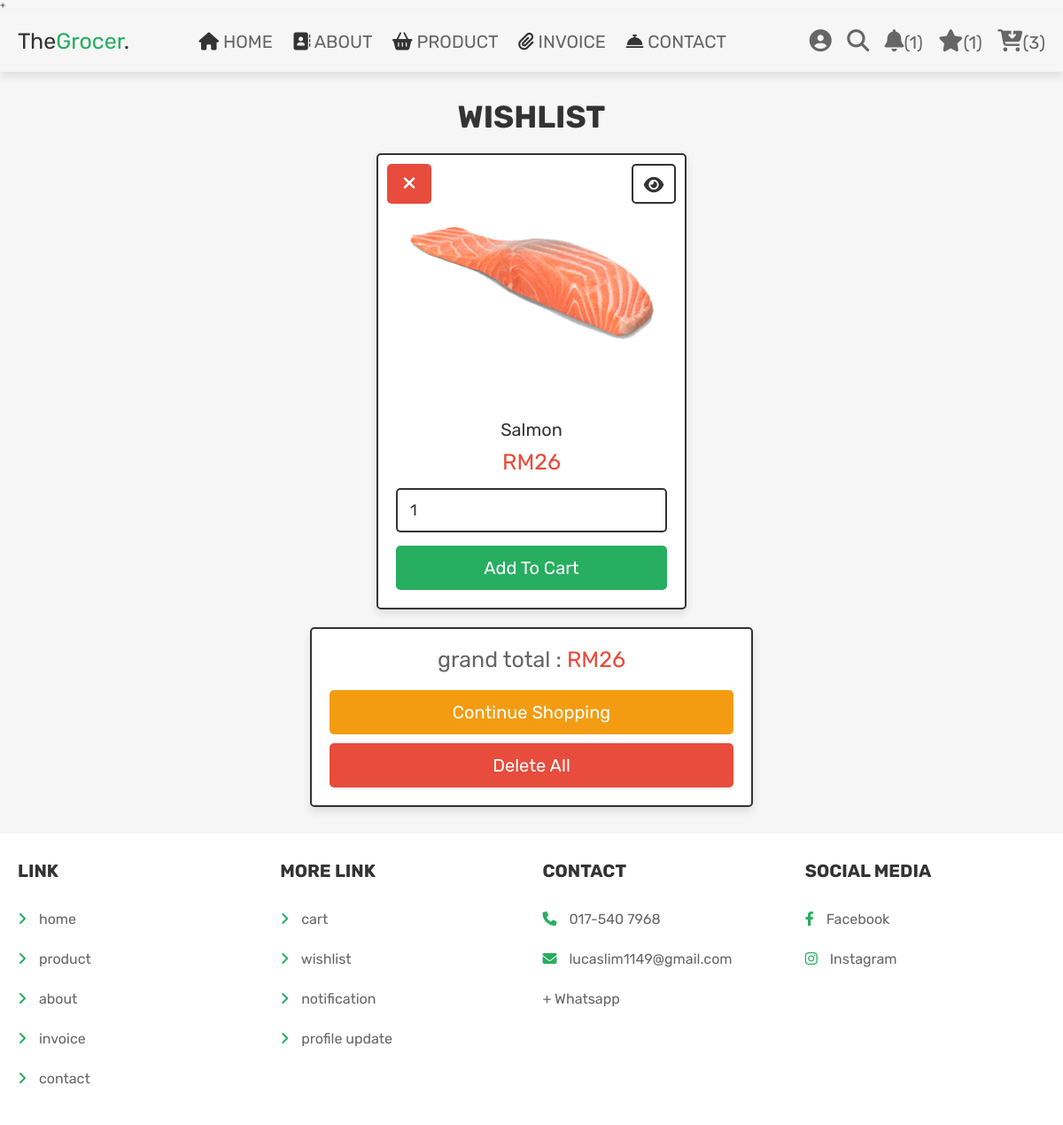
/wishlist.php (signed in), run on the app's committed database.
### tables this page shows
CREATE TABLE `wishlist` (
  `id` int(100) NOT NULL,
  `user_id` int(100) NOT NULL,
  `pid` int(100) NOT NULL,
  `name` varchar(100) NOT NULL,
  `price` int(100) NOT NULL,
  `image` varchar(100) NOT NULL
);

### wishlist.php (the view, shortened to what this page needs)
<?php
@include 'config.php';
$user_id = $_SESSION['user_id'];
?>
<!DOCTYPE html>
<html lang="en">
<head>
   <link rel="stylesheet" href="https://cdnjs.cloudflare.com/ajax/libs/font-awesome/6.1.1/css/all.min.css">
   <link rel="stylesheet" href="css/style.css">
</head>
<body>
<?php include 'header.php'; ?>
<section class="wishlist">
   <h1 class="title">wishlist</h1>
   <div class="box-container">
   <?php
      $grand_total = 0;
      $select_wishlist = $conn->prepare("SELECT * FROM `wishlist` WHERE user_id = ?");
      $select_wishlist->execute([$user_id]);
      if($select_wishlist->rowCount() > 0){
         while($fetch_wishlist = $select_wishlist->fetch(PDO::FETCH_ASSOC)){
   ?>
   <form action="" method="POST" class="box">
      <a href="wishlist.php?delete=<?= $fetch_wishlist['id']; ?>" class="fas fa-times" onclick="return confirm('delete this from wishlist?');"></a>
      <a href="view_page.php?pid=<?= $fetch_wishlist['pid']; ?>" class="fas fa-eye"></a>
      <img src="uploaded_img/<?= $fetch_wishlist['image']; ?>" alt="">
      <div class="name"><?= $fetch_wishlist['name']; ?></div>
      <div class="price">RM<?= $fetch_wishlist['price']; ?></div>
      <input type="number" min="1" value="1" class="qty" name="p_qty">
      <input type="submit" value="add to cart" name="add_to_cart" class="btn">
   </form>
   <?php
      $grand_total += $fetch_wishlist['price'];
      }
   }else{
      echo '<p class="empty">your wishlist is empty</p>';
   }
   ?>
   </div>
   <div class="wishlist-total">
      <p>grand total : <span>RM<?= $grand_total; ?></span></p>
      <a href="shop.php" class="option-btn">continue shopping</a>
      <a href="wishlist.php?delete_all" class="delete-btn <?= ($grand_total > 1)?'':'disabled'; ?>">delete all</a>
   </div>
</section>
<?php include 'footer.php'; ?>
</body>
</html>

### css/style.css (style rules this page uses)
.wishlist .box-container { display: grid; grid-template-columns: repeat(auto-fit, 35rem); gap:1.5rem; justify-content: center; align-items: flex-start; }
.wishlist .box-container .box { padding:2rem; text-align: center; border:var(--border); background-color: var(--white); box-shadow: var(--box-shadow); border-radius: .5rem; position: relative; }
.wishlist .box-container .box .price { padding:1rem 0; color:var(--red); font-size: 2.5rem; }
.wishlist .box-container .box .fa-eye { position: absolute; top:1rem; right:1rem; border-radius: .5rem; height: 4.5rem; line-height: 4.3rem; width: 5rem; border:var(--border); color:var(--black); font-size: 2rem; background-color: var(--white); }
.wishlist .box-container .box .fa-times { position: absolute; top:1rem; left:1rem; border-radius: .5rem; height: 4.5rem; line-height: 4.3rem; width: 5rem; color:var(--white); font-size: 2rem; background-color: var(--red); }
.wishlist .box-container .box img { width: 100%; margin-bottom: 1rem; }
.wishlist .box-container .box .name { font-size: 2rem; color:var(--black); padding-top: 1rem; }
.wishlist .box-container .box .qty { margin:.5rem 0; border-radius: .5rem; padding:1.2rem 1.4rem; font-size: 1.8rem; color:var(--black); border:var(--border); width: 100%; }
.wishlist .wishlist-total { max-width: 50rem; margin: 0 auto; margin-top: 2rem; padding:2rem; text-align: center; border:var(--border); background-color: var(--white); box-shadow: var(--box-shadow); border-radius: .5rem; }
.wishlist .wishlist-total p { margin-bottom: 2rem; font-size: 2.5rem; color:var(--light-color); }
.wishlist .wishlist-total p span { color:var(--red); }

### css/components.css (style rules this page uses)
:root { --green:#27ae60; --orange:#f39c12; --red:#e74c3c; --black:#333; --light-color:#666; --white:#fff; --light-bg:#f6f6f6; --border:.2rem solid var(--black); --box-shadow:0 .5rem 1rem rgba(0,0,0,.1); }
* { font-family: 'Rubik', sans-serif; margin:0; padding:0; box-sizing: border-box; outline: none; border:none; text-decoration: none; color:var(--black); }
body { background-color: var(--light-bg); }
html { font-size: 62.5%; overflow-x: hidden; scroll-behavior: smooth; scroll-padding-top: 6.5rem; }
section { padding:3rem 2rem; max-width: 1200px; margin:0 auto; }
.btn, .delete-btn, .option-btn { display: block; width: 100%; margin-top: 1rem; border-radius: .5rem; color:var(--white); font-size: 2rem; padding:1.3rem 3rem; text-transform: capitalize; cursor: pointer; text-align: center; }
.btn { background-color: var(--green); }
.delete-btn { background-color: var(--red); }
.option-btn { background-color: var(--orange); }
.title { text-align: center; margin-bottom: 2rem; text-transform: uppercase; color:var(--black); font-size: 3.5rem; }

### data on the page
wishlist: image (picture), name "Salmon", price "26"

### other printed values
$notif "1"
$count_wishlist_items->rowCount() "1"
$count_cart_items->rowCount() "3"
$grand_total "26"
